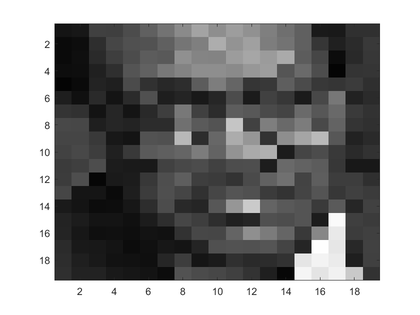
%> input picture FMAN20 Image Analysis/inl1_to_students/pic/1.png, 420 x 315 px, shrunk from 840 x 630 before the run
$ octave --eval "result = im2segment(imread('pic/1.png'));"   (GNU Octave 9; MATLAB toolbox functions it lacks are replaced by stand-ins)
%> lines starting %> are read from the running program, lines starting %| are printed output that depends on the picture
function S = im2segment(im)
llkl = imgaussfilt(im)
vf = llkl;
avg = mean(vf)
avgg = mean(avg)
%> avgg = [138.3 138.3 138.3]
ss = vf;
chk = (zeros(1,size(ss,2)));
if avgg <= 23
    critic = avgg*1.3
else
    critic = 41
end

for i=1:size(vf,1)
    for j=1:size(vf,2)
        if vf(i,j) >= critic
            ss(i,j) = 1;
        else
            ss(i,j) = 0;
        end
    end
end
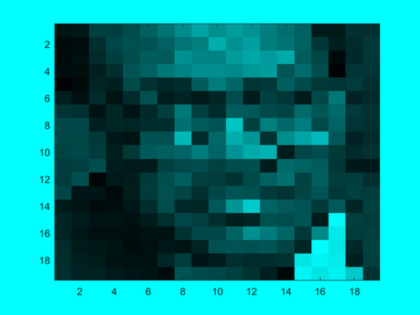
%> ss: size 315x420x3 uint8; mean R, G, B 0.8, 138.3, 138.3

ss(1,:) = 0;
ss(end,:) = 0;
ss(:,1) = 0;
%> ss: size 315x420x3 uint8; mean R, G, B 0.8, 136.7, 136.7; mean of the top-left, top-right, bottom-left and bottom-right quarters 88.6, 93.2, 85.1, 98.7
ss(:,end) = 0;
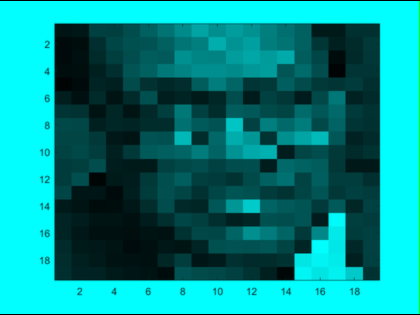
%> ss: size 315x420x3 uint8; mean R, G, B 0.8, 136.7, 136.1

for nn=2:(size(ss,1)-1)
    for mm=2:(size(ss,2)-1)
        if ss(nn+1,mm)== 0 && ss(nn-1,mm) == 0 && ss(nn,mm+1) == 0 && ss(nn,mm-1) == 0
            ss(nn,mm) = 0;
        end
    end
end

for c = 1:size(ss,2)
    chk(c) = any(ss(:,c));
end
%> after the loop, chk = 420 values from 0 to 1

symb = find(chk(1,:)==1);
%> symb = 419 values from 2 to 420
lisp = 0
syma = find(chk(1,:)==1);
%> syma = 419 values from 2 to 420
symb(size(symb,2)+1) = 99999999;
for k = 1:(size(syma,2))
    kmj = symb(k+1)-symb(k);
    if kmj >= 8
        lisp = lisp+1
    end
end
%> after the loop, lisp = 1

S = cell(1,lisp);
%> S = {[]}
KJJ = zeros(size(vf));
LL = 1;
kmj= [];

for k = 1:(size(syma,2))
    kmj = symb(k+1)-symb(k);
    if kmj <= 8
        KJJ(:,symb(k)) = ss(:,symb(k));
    else
        KJJ(:,symb(k)) = ss(:,symb(k))
        S{LL} = KJJ
        LL = LL + 1;
        KJJ = zeros(size(vf));
    end
end
%> KJJ: size 315x420x3 double; every value is 0
%> after the loop, LL = 2; S = 1 item
end

$ run again, on FMAN20 Image Analysis/inl1_to_students/pic/10.png
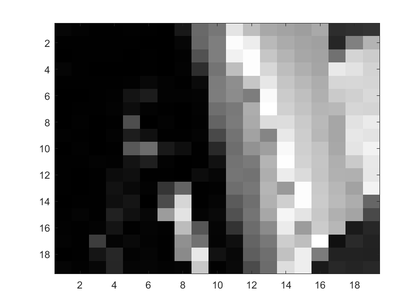
%> input picture FMAN20 Image Analysis/inl1_to_students/pic/10.png, 420 x 308 px, shrunk from 840 x 617 before the run
%> avgg = [150.4 150.4 150.4]
%> after the loop in im2segment, `for i=1:size(vf,1)`:
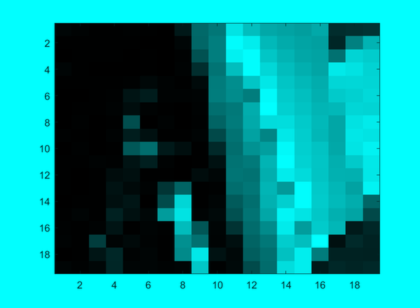
%> ss: size 308x420x3 uint8; mean R, G, B 0.7, 150.4, 150.4
%> in im2segment, `ss(:,end) = 0;`:
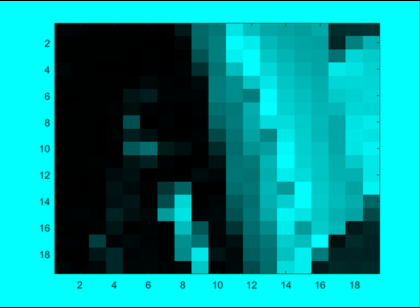
%> ss: size 308x420x3 uint8; mean R, G, B 0.7, 148.8, 148.2
%> after the loop in im2segment, `for c = 1:size(ss,2)`: chk = 420 values from 0 to 1
%> symb = 419 values from 2 to 420
%> after the loop in im2segment, `for k = 1:(size(syma,2))`: lisp = 1
%> in im2segment, `S = cell(1,lisp);`: S = {[]}
%> after the loop in im2segment, `for k = 1:(size(syma,2))`: LL = 2; S = 1 item
